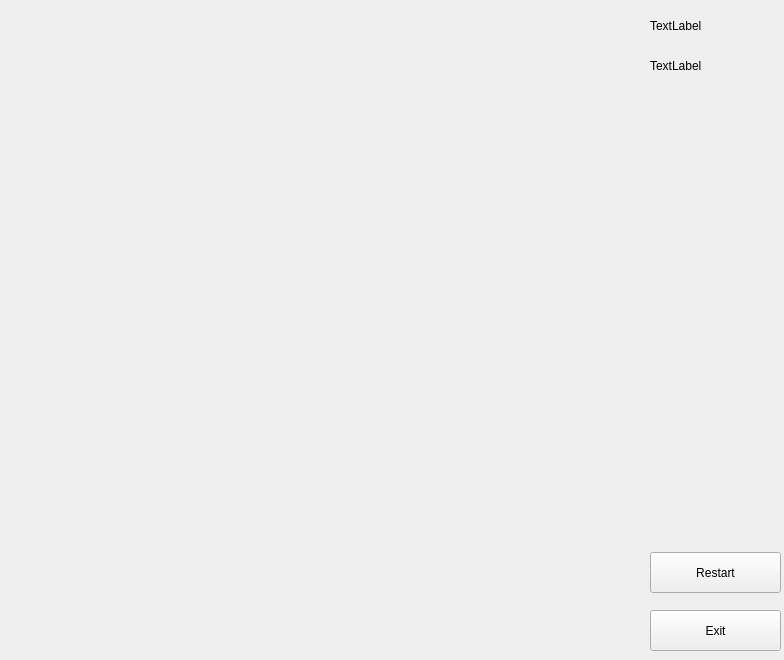
<?xml version="1.0" encoding="UTF-8"?>
<ui version="4.0">
 <class>CoridorWindow</class>
 <widget class="QWidget" name="CoridorWindow">
  <property name="geometry">
   <rect>
    <x>0</x>
    <y>0</y>
    <width>784</width>
    <height>660</height>
   </rect>
  </property>
  <property name="windowTitle">
   <string>Form</string>
  </property>
  <widget class="QPushButton" name="exitBtn">
   <property name="geometry">
    <rect>
     <x>650</x>
     <y>610</y>
     <width>131</width>
     <height>41</height>
    </rect>
   </property>
   <property name="text">
    <string>Exit</string>
   </property>
  </widget>
  <widget class="QLabel" name="turn">
   <property name="geometry">
    <rect>
     <x>650</x>
     <y>10</y>
     <width>131</width>
     <height>31</height>
    </rect>
   </property>
   <property name="text">
    <string>TextLabel</string>
   </property>
  </widget>
  <widget class="QPushButton" name="restartBtn">
   <property name="geometry">
    <rect>
     <x>650</x>
     <y>552</y>
     <width>131</width>
     <height>41</height>
    </rect>
   </property>
   <property name="text">
    <string>Restart</string>
   </property>
  </widget>
  <widget class="QLabel" name="status">
   <property name="geometry">
    <rect>
     <x>650</x>
     <y>50</y>
     <width>131</width>
     <height>31</height>
    </rect>
   </property>
   <property name="text">
    <string>TextLabel</string>
   </property>
  </widget>
 </widget>
 <resources/>
 <connections/>
</ui>
